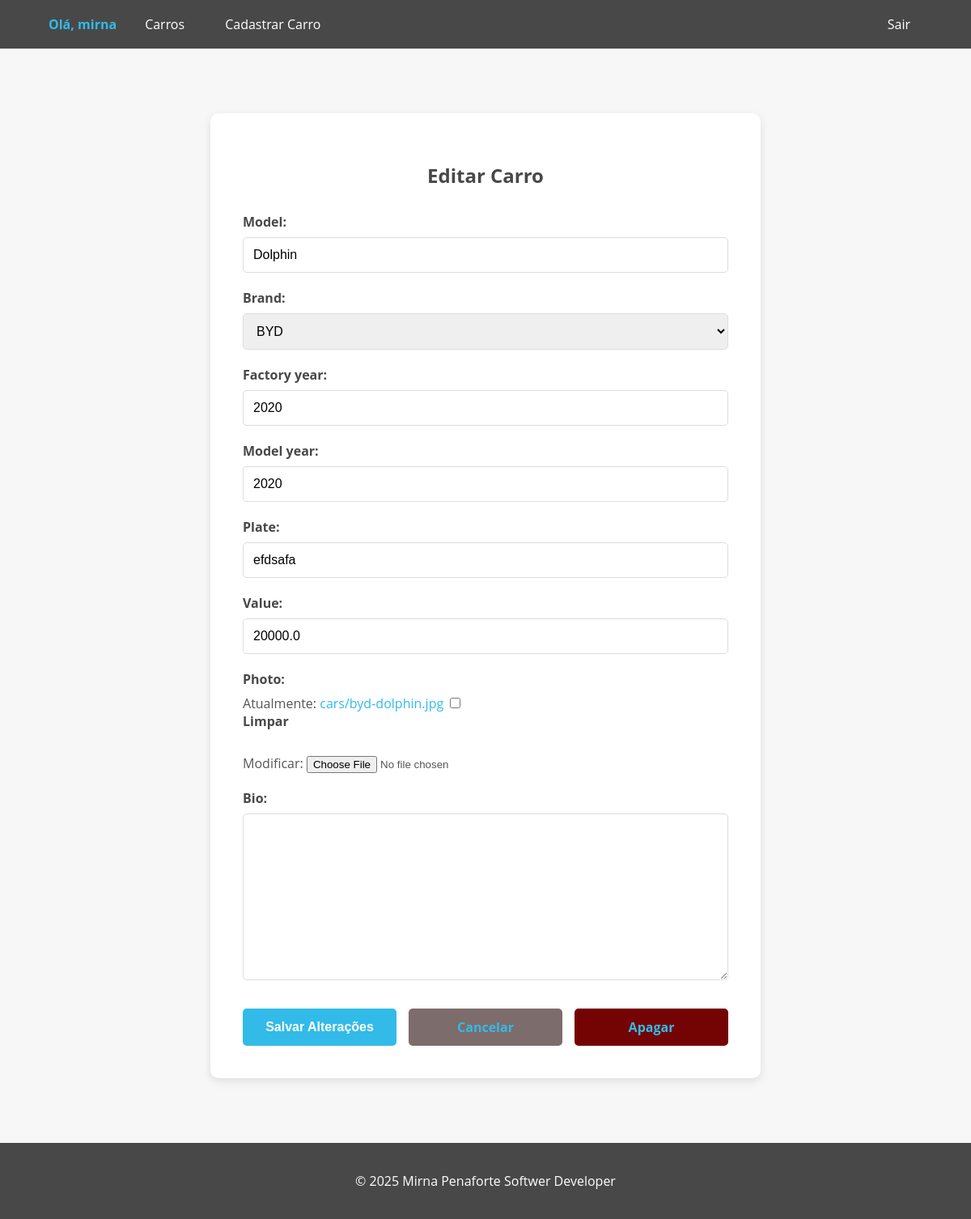
Page /car/6/update/ (signed in) on the earlier database version.
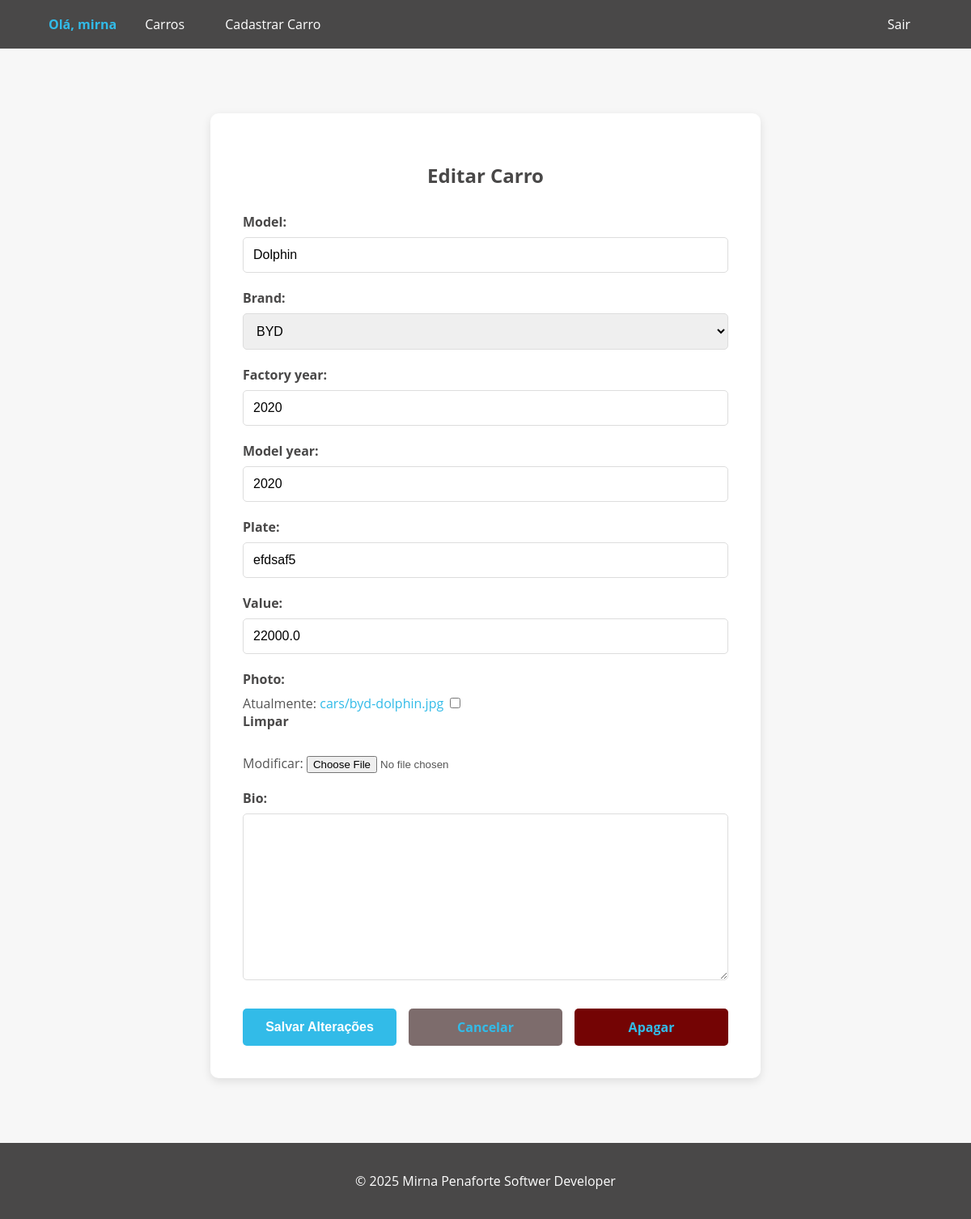
Same page on the later database version.
### cars/models.py (models this page shows, shortened)
class Car(models.Model):
    id = models.AutoField(primary_key=True)
    model = models.CharField(max_length=200)
    brand = models.ForeignKey(Brand, on_delete=models.PROTECT, related_name='car_brand')
    factory_year = models.IntegerField(blank=True, null=True)
    model_year = models.IntegerField(blank=True, null=True)
    plate = models.CharField(blank= True, null=True, max_length=10)
    value = models.FloatField(blank=True, null=True)
    photo = models.ImageField(upload_to='cars/', blank=True, null=True)
    bio = models.TextField(blank=True, null=True)

### cars/views.py (the view, shortened to what this page needs)
# urls.py: path('car/<int:pk>/update/', CarUpdateView.as_view(), name="car_update"),
@method_decorator(login_required(login_url='login'), name='dispatch')
class CarUpdateView(UpdateView):
    model = Car
    form_class = CarModelForm
    template_name = 'car_update.html'

### cars/forms.py (shortened to what this page needs)
class CarModelForm (forms.ModelForm):
    class Meta:
        model = Car
        fields = '__all__'

### cars/models.py (called while the page is built)
    def __str__ (self):
        return self.name

### cars/templates/car_update.html (shortened to what this page needs)
{% extends "base.html" %}
{% block content %}
<div class="form-container">
    <h2>Editar Carro</h2>
    <form method="post" enctype="multipart/form-data">
        {{ form.as_p }}
        <div class="buttons-container">
            <button type="submit" class="btn btn-save">Salvar Alterações</button>
            <a href="{% url 'cars_list' %}" class="btn btn-cancel">Cancelar</a>
            <a href="{% url 'car_delete' object.pk %}" class="btn btn-apagar">Apagar</a>
        </div>
    </form>
</div>
{% endblock %}

Differences in the rows shown:
changed Car "Dolphin": plate "efdsafa" → "efdsaf5"; value "20000.0" → "22000.0"
